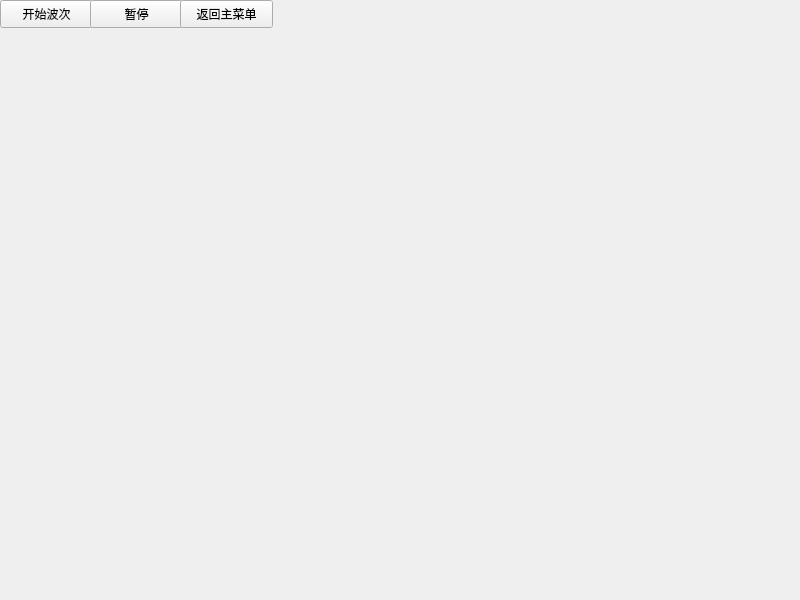
<?xml version="1.0" encoding="UTF-8"?>
<ui version="4.0">
 <class>GameWindow</class>
 <widget class="QWidget" name="GameWindow">
  <property name="geometry">
   <rect>
    <x>0</x>
    <y>0</y>
    <width>800</width>
    <height>600</height>
   </rect>
  </property>
  <property name="minimumSize">
   <size>
    <width>400</width>
    <height>300</height>
   </size>
  </property>
  <property name="maximumSize">
   <size>
    <width>1600</width>
    <height>1200</height>
   </size>
  </property>
  <property name="windowTitle">
   <string>Form</string>
  </property>
  <widget class="QPushButton" name="startWaveButton">
   <property name="geometry">
    <rect>
     <x>0</x>
     <y>0</y>
     <width>93</width>
     <height>28</height>
    </rect>
   </property>
   <property name="text">
    <string>开始波次</string>
   </property>
  </widget>
  <widget class="QPushButton" name="pauseButton">
   <property name="geometry">
    <rect>
     <x>90</x>
     <y>0</y>
     <width>93</width>
     <height>28</height>
    </rect>
   </property>
   <property name="text">
    <string>暂停</string>
   </property>
  </widget>
  <widget class="QPushButton" name="backButton">
   <property name="geometry">
    <rect>
     <x>180</x>
     <y>0</y>
     <width>93</width>
     <height>28</height>
    </rect>
   </property>
   <property name="text">
    <string>返回主菜单</string>
   </property>
  </widget>
 </widget>
 <resources/>
 <connections/>
</ui>
